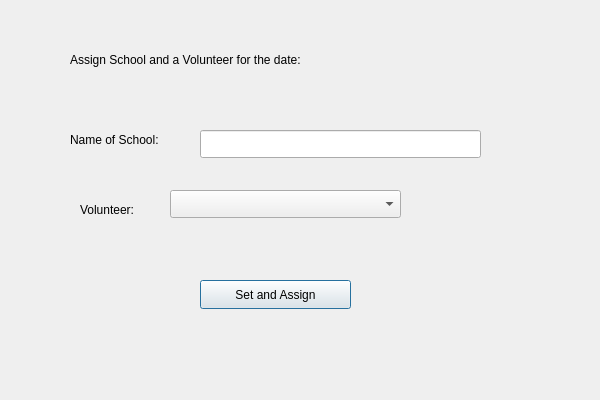
<?xml version="1.0" encoding="UTF-8"?>
<ui version="4.0">
 <class>SetDate</class>
 <widget class="QDialog" name="SetDate">
  <property name="geometry">
   <rect>
    <x>0</x>
    <y>0</y>
    <width>600</width>
    <height>400</height>
   </rect>
  </property>
  <property name="windowTitle">
   <string>Dialog</string>
  </property>
  <widget class="QLabel" name="label">
   <property name="geometry">
    <rect>
     <x>70</x>
     <y>130</y>
     <width>131</width>
     <height>20</height>
    </rect>
   </property>
   <property name="text">
    <string>Name of School:</string>
   </property>
  </widget>
  <widget class="QLabel" name="label_2">
   <property name="geometry">
    <rect>
     <x>70</x>
     <y>50</y>
     <width>291</width>
     <height>20</height>
    </rect>
   </property>
   <property name="text">
    <string>Assign School and a Volunteer for the date:</string>
   </property>
  </widget>
  <widget class="QLabel" name="label_Date">
   <property name="geometry">
    <rect>
     <x>380</x>
     <y>50</y>
     <width>141</width>
     <height>20</height>
    </rect>
   </property>
   <property name="text">
    <string/>
   </property>
  </widget>
  <widget class="QLabel" name="label_3">
   <property name="geometry">
    <rect>
     <x>80</x>
     <y>200</y>
     <width>81</width>
     <height>20</height>
    </rect>
   </property>
   <property name="text">
    <string>Volunteer:</string>
   </property>
  </widget>
  <widget class="QLineEdit" name="lineEdit_School">
   <property name="geometry">
    <rect>
     <x>200</x>
     <y>130</y>
     <width>281</width>
     <height>28</height>
    </rect>
   </property>
  </widget>
  <widget class="QPushButton" name="pushButton">
   <property name="geometry">
    <rect>
     <x>200</x>
     <y>280</y>
     <width>151</width>
     <height>29</height>
    </rect>
   </property>
   <property name="text">
    <string>Set and Assign</string>
   </property>
  </widget>
  <widget class="QComboBox" name="comboBox_Name">
   <property name="geometry">
    <rect>
     <x>170</x>
     <y>190</y>
     <width>231</width>
     <height>28</height>
    </rect>
   </property>
  </widget>
 </widget>
 <resources/>
 <connections/>
</ui>
